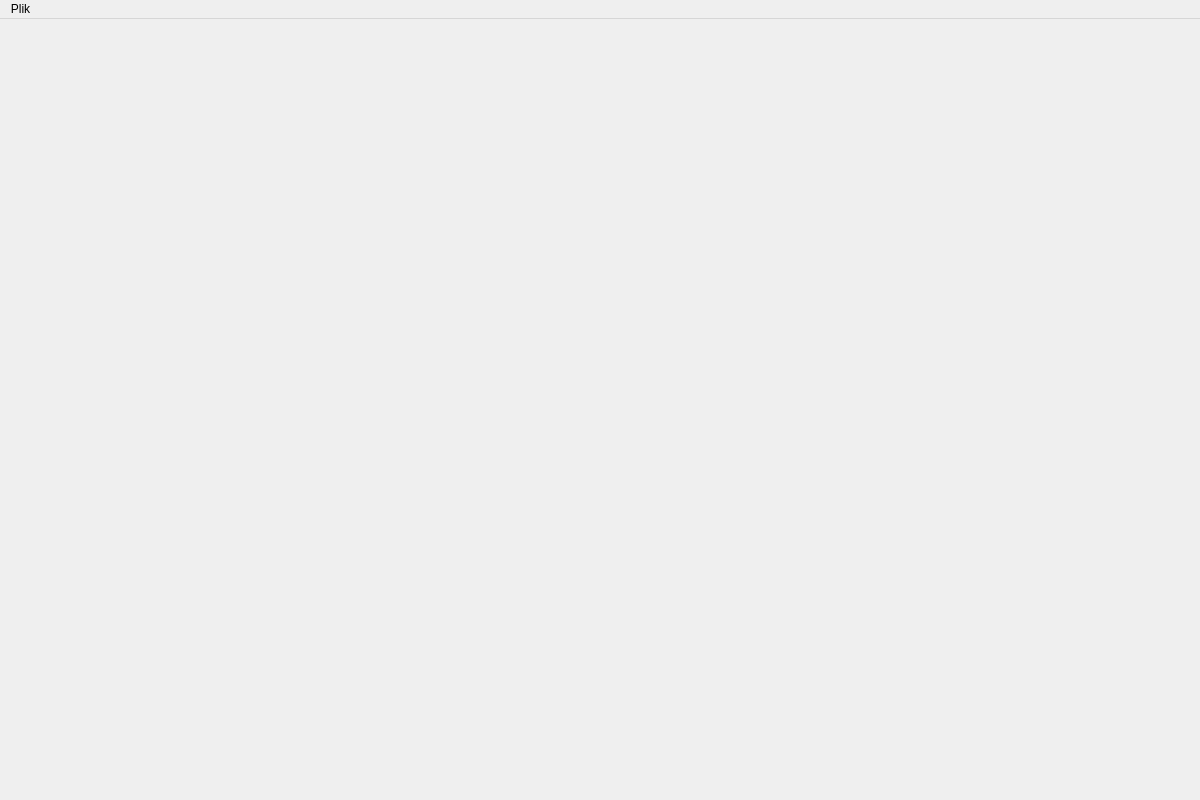
<?xml version="1.0" encoding="UTF-8"?>
<ui version="4.0">
 <class>ChartWindow</class>
 <widget class="QMainWindow" name="ChartWindow">
  <property name="geometry">
   <rect>
    <x>0</x>
    <y>0</y>
    <width>1200</width>
    <height>800</height>
   </rect>
  </property>
  <property name="windowTitle">
   <string>Wykres</string>
  </property>
  <widget class="QWidget" name="centralwidget">
   <layout class="QVBoxLayout" name="verticalLayout_2">
    <item>
     <layout class="QVBoxLayout" name="chartLayout"/>
    </item>
   </layout>
  </widget>
  <widget class="QMenuBar" name="menubar">
   <property name="geometry">
    <rect>
     <x>0</x>
     <y>0</y>
     <width>1200</width>
     <height>21</height>
    </rect>
   </property>
   <widget class="QMenu" name="menuPlik">
    <property name="title">
     <string>Plik</string>
    </property>
    <addaction name="actionExport"/>
   </widget>
   <addaction name="menuPlik"/>
  </widget>
  <action name="actionExport">
   <property name="text">
    <string>Eksportuj...</string>
   </property>
  </action>
 </widget>
 <resources/>
 <connections>
  <connection>
   <sender>actionExport</sender>
   <signal>triggered()</signal>
   <receiver>ChartWindow</receiver>
   <slot>export()</slot>
   <hints>
    <hint type="sourcelabel">
     <x>-1</x>
     <y>-1</y>
    </hint>
    <hint type="destinationlabel">
     <x>159</x>
     <y>119</y>
    </hint>
   </hints>
  </connection>
 </connections>
</ui>
